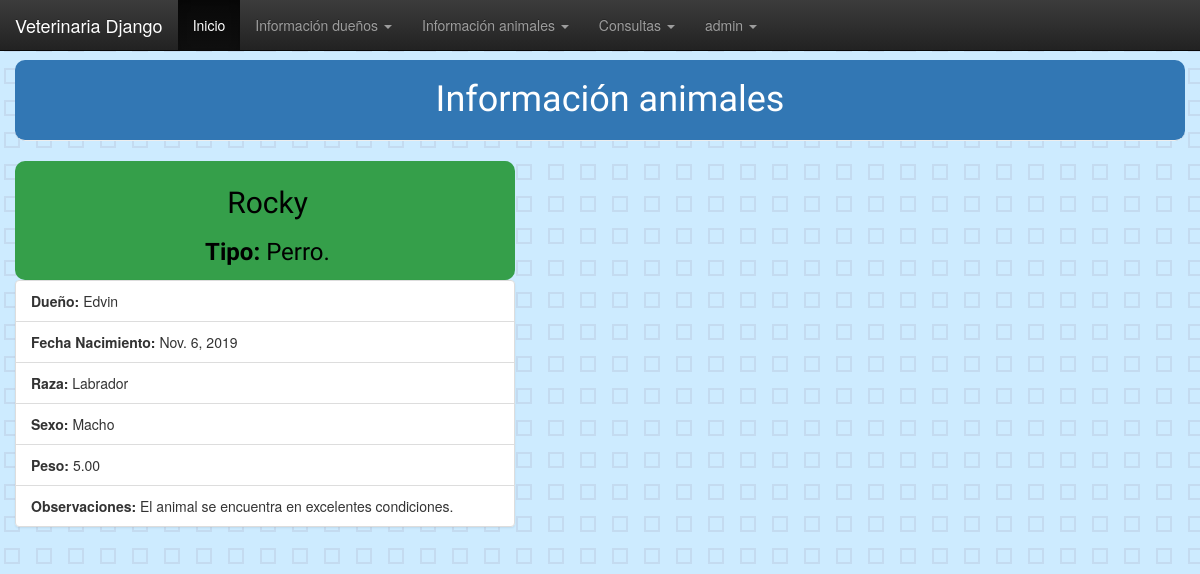
The page /persona/animal/4/ (signed in) on the database its author committed.
### persona/models.py (models this page shows, shortened)
class Animal(models.Model):
    idTipoAnimal = models.OneToOneField(TipoAnimal, on_delete = models.CASCADE)
    idDueno = models.OneToOneField(Persona, on_delete = models.CASCADE, null = True)
    nombreAnimal = models.CharField(max_length=50)
    fechaNacimiento = models.DateField('Fecha de Nacimiento')
    raza = models.CharField(max_length=50)
    sexo = models.CharField(max_length=50)
    peso = models.DecimalField(max_digits=5, decimal_places=2)
    observaciones = models.TextField()

class TipoAnimal(models.Model):
    nombreTipo = models.CharField(max_length=50)
    def __str__(self):
        return self.nombreTipo

class Persona(models.Model):
    nombre = models.CharField(max_length=50)
    apellido = models.CharField(max_length=50)
    telefono = models.CharField(max_length=50)
    direccion = models.CharField(max_length=50)
    estado = models.BooleanField(default=True)
    def __str__(self):
        return self.nombre

### persona/views.py (the view)
# urls.py: path('animal/<int:pk>/',views.detalle_animal, name="detalle_animal"),
@login_required
def detalle_animal(request, pk):
    animal = get_object_or_404(Animal, pk=pk)
    return render(request, 'persona/detalle_animal.html',{'animal':animal})

### persona/templates/persona/detalle_animal.html
{% extends 'persona/base.html' %}
{% block content %}
        <h1 class="page-header">Información animales</h1>
        <div class="card" style="width: 50rem;">
          <div style="text-align: center; color: black; background-color: #359F4A; border-radius: 10px; padding: 5px; padding-left: 10px;" class="card-body">
            <h2 class="card-title">{{animal.nombreAnimal}}</h2>
            <h3 class="card-subtitle"><b>Tipo:</b> {{animal.idTipoAnimal}}.</h3>
          </div>
          <ul class="list-group list-group-flush">
            <li class="list-group-item"><b>Dueño:</b> {{animal.idDueno}}</li>
            <li class="list-group-item"><b>Fecha Nacimiento:</b> {{animal.fechaNacimiento}}</li>
            <li class="list-group-item"><b>Raza:</b> {{animal.raza}}</li>
            <li class="list-group-item"><b>Sexo:</b> {{animal.sexo}}</li>
            <li class="list-group-item"><b>Peso:</b> {{animal.peso}}</li>
            <li class="list-group-item"><b>Observaciones:</b> {{animal.observaciones}}</li>
          </ul>
        </div>
{% endblock %}

### persona/templates/persona/base.html (shortened to what this page needs)
{% load static %}
<head>
  <link rel="stylesheet" href="//maxcdn.bootstrapcdn.com/bootstrap/3.2.0/css/bootstrap.min.css">
  <link rel="stylesheet" href="//maxcdn.bootstrapcdn.com/bootstrap/3.2.0/css/bootstrap-theme.min.css">
  <link rel="stylesheet" href="https://maxcdn.bootstrapcdn.com/bootstrap/3.4.0/css/bootstrap.min.css">
  <link rel="stylesheet" href="{% static 'css/general.css' %}">
</head>
<html>
    <head>
    </head>
    <body>
            <nav class="navbar navbar-inverse navbar-fixed-top">
              <div class="container-fluid">
                <div class="navbar-header">
                  <a class="navbar-brand" href="#">Veterinaria Django</a>
                </div>
                {% if user.is_authenticated %}
                <ul class="nav navbar-nav">
                  <li class="active"><a href="#">Inicio</a></li>
                  <li class="dropdown">
                    <a class="dropdown-toggle" data-toggle="dropdown">Información dueños
                    <span class="caret"></span></a>
                  </li>
                  <li class="dropdown">
                    <a class="dropdown-toggle" data-toggle="dropdown" href="#">Información animales
                    <span class="caret"></span></a>
                  </li>
                  <li class="dropdown">
                      <a class="dropdown-toggle" data-toggle="dropdown" href="#">Consultas
                      <span class="caret"></span></a>
                    </li>
                  <li class="dropdown">
                    <a class="dropdown-toggle" data-toggle="dropdown" href="#">{{ user.username }}
                        <span class="caret"></span></a>
                      </li>
                </ul>
                {% else %}
                <a href="{% url 'login' %}" class="top-menu"><span class="glyphicon glyphicon-lock"></span></a>
                {% endif %}
              </div>
            </nav>
        <br><br><br>
        <div class="container">
          <div class="row justify-content-center">
            <div>
              {%  block content %}
              {%  endblock %}
            </div>
          </div>
        </div>
    </body>
</html>

### persona/static/css/general.css (style rules this page uses)
body { background-color: #cdebff; }
.page-header { background-color: #3277B4; margin-top: 0; text-align: center; color: white; border-radius: 10px; padding: 20px 20px 20px 40px; }
h1, h2, h3, h4 { font-family: 'Lobster', cursive; }

### rows shown on the page
Animal: nombreAnimal "Rocky", idTipoAnimal "Perro", idDueno "Edvin", fechaNacimiento "Nov. 6, 2019", raza "Labrador", sexo "Macho", peso "5.00", observaciones "El animal se encuentra en excelentes condiciones."

### other values the page prints
{{ user.username }} "admin"
